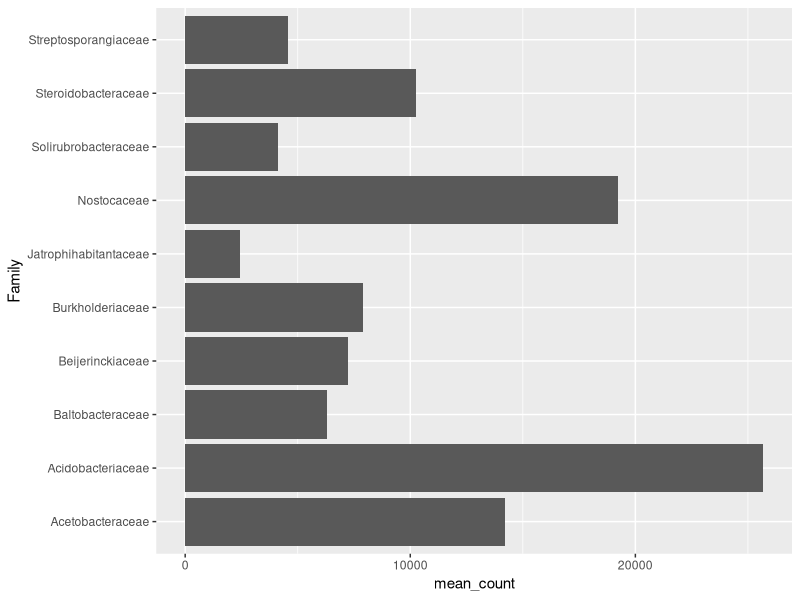
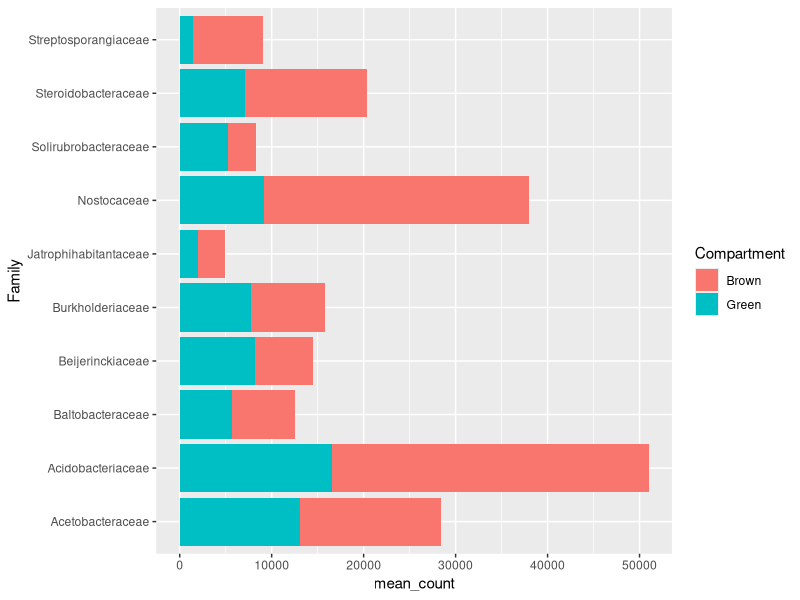
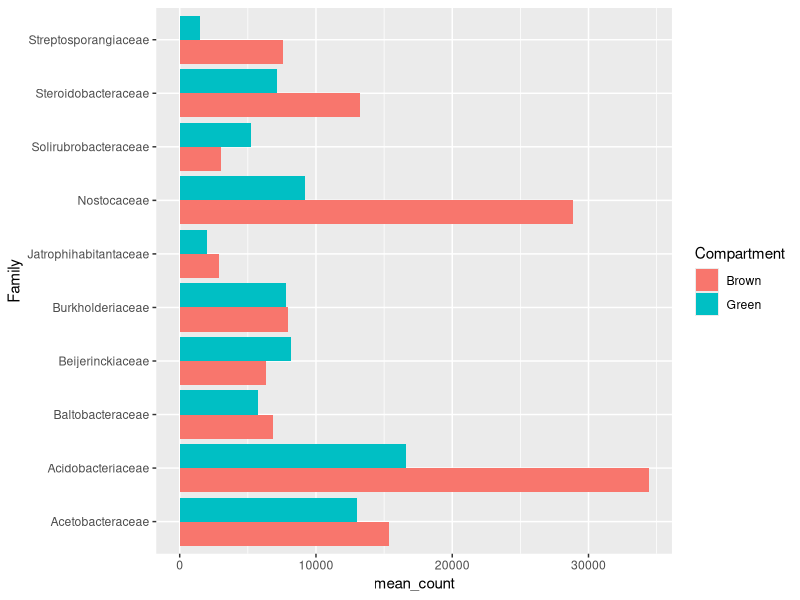
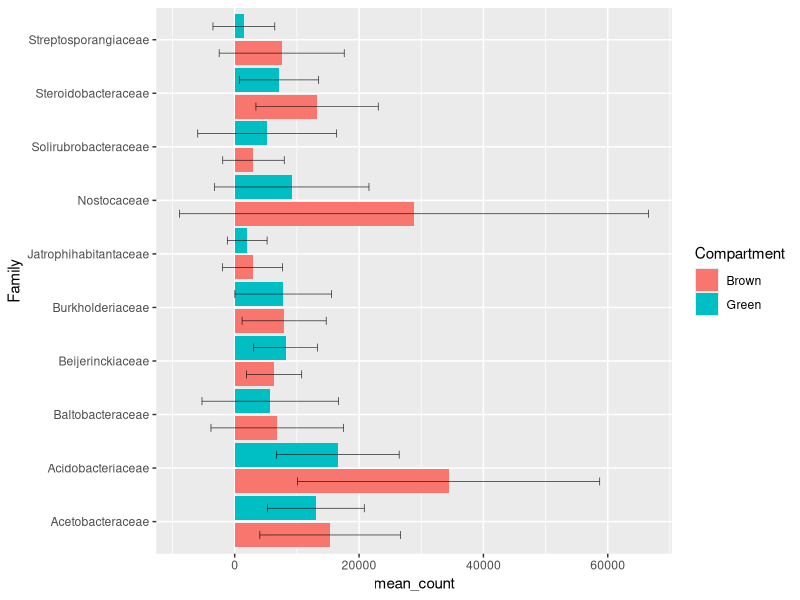
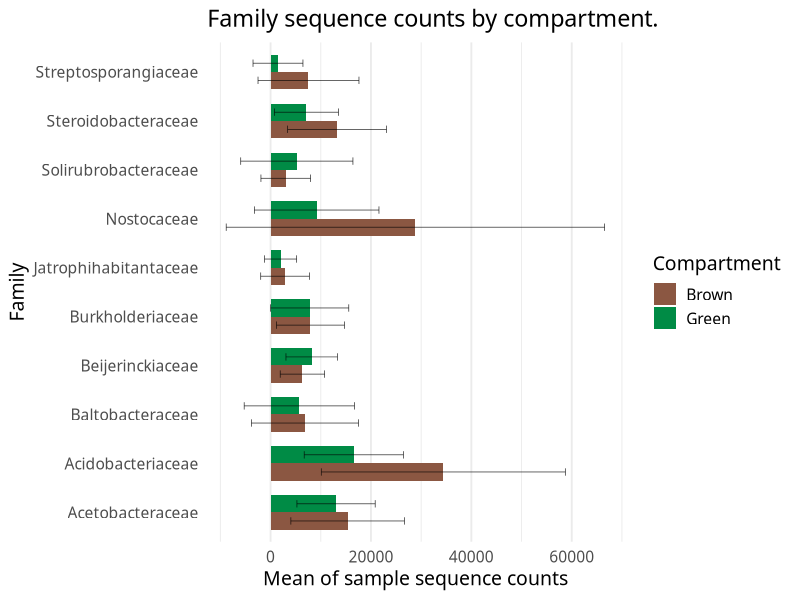
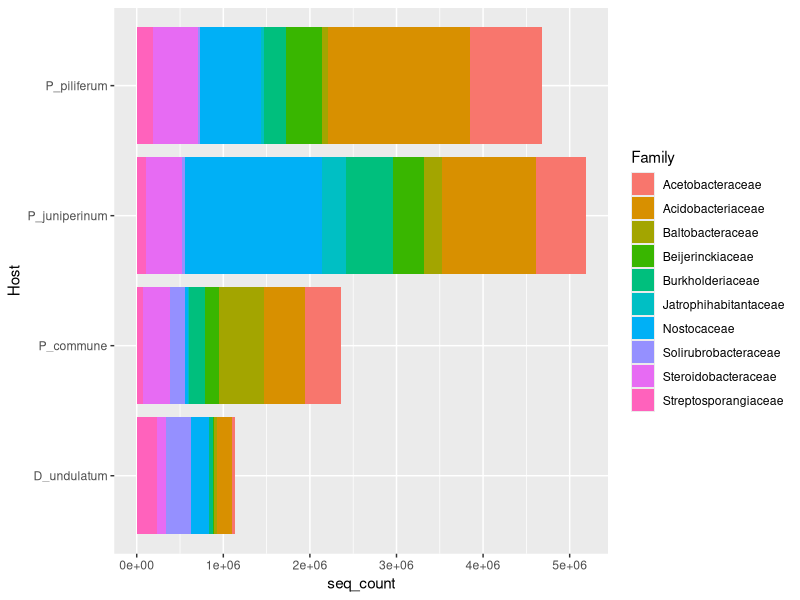
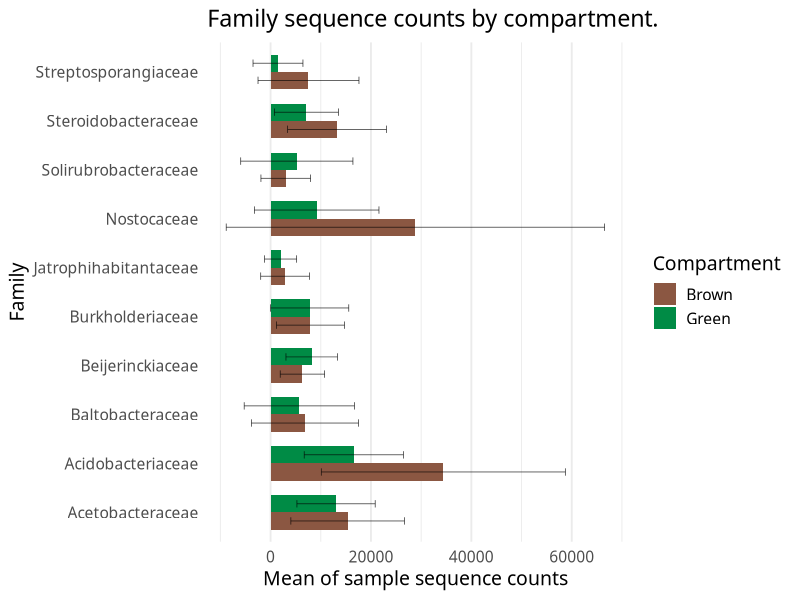

Source code (R) for these figures, in order: (Note: this script raises an error after producing the figures.)
## ---- chunk 1
library(tidyverse)
## ---- chunk 2
# Import the data file
seq_count <- read.delim("../../Data/sequence_counts.tsv") # by default, read.delim assumes the file has a header, and that it is separated by tabulations ("\t")
head(seq_count)
# How many samples do we have by group and compartment ?
seq_count %>% 
  select(Sample, Host, Compartment) %>% # ignore the seq_count and Family columns
  unique %>% # Keep one line per unique combinations of these variables
  dplyr::summarise(n_samples = n(), # count the number of samples for each
                   .by = c('Host', 'Compartment'))
## ---- chunk 3
str(seq_count)
## ---- chunk 4
seq_count <- seq_count %>% 
  # the mutate() function modifies the values of a variable
  mutate(across(where(is.character), as.factor))

# Make sure the factors are as expected
str(seq_count)
## ---- chunk 5
# Dataframe
family.df <- seq_count %>% 
  group_by(Family) %>% 
  summarise(mean_count = mean(seq_count))

# Plot 
ggplot(family.df, 
       aes(x = mean_count, y = Family)
       ) + 
  geom_col() 
## ---- chunk 6
# Dataframe
familyComp.df <- seq_count %>% 
  group_by(Family, Compartment) %>% 
  summarise(mean_count = mean(seq_count),     
            sd_count = sd(seq_count),        # calculate SD
            .groups = 'drop')                # drops the grouping structure

# Plot
ggplot(familyComp.df, aes(x = mean_count, y = Family, 
                          fill = Compartment)) + # fill by compartment 
  geom_col() 
## ---- chunk 7
ggplot(familyComp.df, aes(x = mean_count, y = Family, fill = Compartment)) + 
  geom_col(position = "dodge") # Dodge the columns, so we can read the counts
## ---- chunk 8
ggplot(familyComp.df, aes(x = mean_count, y = Family, fill = Compartment)) + 
  geom_col(position = position_dodge(width = 1)) + # slight modificatino
  geom_errorbar(aes(xmin = mean_count - sd_count, 
                    xmax = mean_count + sd_count),
                width = 0.3, # size of the "caps"
                size = 0.2, # thickness
                position = position_dodge(width = 1)) # same as geom_col

## ---- chunk 9
comp_colours <- c("lightsalmon4", "springgreen4")

myplot <- # save this plot as an object
  ggplot(familyComp.df, aes(x = mean_count, y = Family, fill = Compartment)) + 
  geom_col(position = position_dodge(width = 0.7), # cluster columns by family
           width = 0.7) + # readjust the columns so they don't overlap
  geom_errorbar(aes(xmin = mean_count - sd_count, xmax = mean_count + sd_count),
                width = 0.3, size = 0.2, position = position_dodge(width = 0.7)) +
  scale_fill_manual(values = comp_colours) + # follows factor levels
  labs(title = "Family sequence counts by compartment.", # Title
       x = "Mean of sample sequence counts") + # meaningful label
  theme_minimal(base_family = "Baskerville", # new font, and this theme removes gray background
                base_size = 14) + # font size
  theme(panel.grid.major.y = element_blank()) # remove horizontal grid
myplot
## ---- chunk 10
ggsave(filename = "./barplot.jpg", plot = myplot, 
       width = 1600, height = 900, units = 'px', dpi = 150)
## ---- chunk 11
ggplot(seq_count, aes(y = Host, x = seq_count)) + 
  geom_bar(aes(fill = Family),  # Using geom_bar instead of geom_col !
           stat = 'identity')   # Notice:we don't use the "dodge" option, so the counts stack.
## ---- chunk 12
ggplot(seq_count, aes(y = Host, x = mean_count)) + 
  geom_bar(aes(fill = Family), stat = 'identity') +
    # This is where the magic happens:
  facet_grid(cols = vars(Compartment), # Adds facets
             scales="free") # allows different x-axis scales for each facet
## ---- chunk 13
ggplot(seq_count, aes(y = Host, x = mean_count)) + 
  geom_bar(aes(fill = Family), stat = 'identity', 
           position = 'fill') + # normalises total values to 1
  facet_grid(cols = vars(Compartment)) +
  xlab("Proportion of sequence counts") # not absolute values
